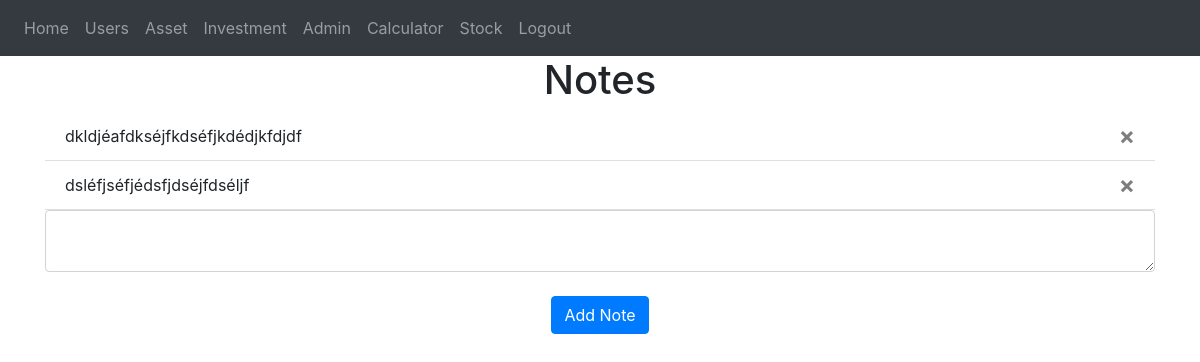
Screenshot of / (signed in) with the database file from the repository.
### website/models.py (models this page shows)
class Note(db.Model):
    id = db.Column(db.Integer, primary_key=True)
    data = db.Column(db.String(10000))
    date = db.Column(db.DateTime(timezone=True), default=func.now())
    user_id = db.Column(db.Integer, db.ForeignKey('user.id'))

### website/views.py (the view, shortened to what this page needs)
@views.route('/', methods=['GET', 'POST'])
@login_required
def home():
    return render_template("home.html", user=current_user)

### website/__init__.py (called while the page is built)
def create_app():
    app = Flask(__name__)
    app.config['SECRET_KEY'] = 'hjshjhdjah kjshkjdhjs'
    app.config['SQLALCHEMY_DATABASE_URI'] = f'sqlite:///{DB_NAME}'
    db.init_app(app)
    from .views import views
    from .auth import auth
    app.register_blueprint(views, url_prefix='/')
    app.register_blueprint(auth, url_prefix='/')
    from .models import User, Note
    with app.app_context():
        db.create_all()
    login_manager = LoginManager()
    login_manager.login_view = 'auth.login'
    login_manager.init_app(app)
    @login_manager.user_loader
    def load_user(id):
        return User.query.get(int(id))
    return app

### website/templates/home.html
{% extends "base.html" %} {% block title %}Home{% endblock %} {% block content
%}
<h1 align="center">Notes</h1>
<ul class="list-group list-group-flush" id="notes">
  {% for note in user.notes %}
  <li class="list-group-item">
    {{ note.data }}
    <button type="button" class="close" onClick="deleteNote({{ note.id }})">
      <span aria-hidden="true">&times;</span>
    </button>
  </li>
  {% endfor %}
</ul>
<form method="POST">
  <textarea name="note" id="note" class="form-control"></textarea>
  <br />
  <div align="center">
    <button type="submit" class="btn btn-primary">Add Note</button>
  </div>
</form>
{% endblock %}

### rows the page displays
Note: data "dkldjéafdkséjfkdséfjkdédjkfdjdf"
Note: data "dsléfjséfjédsfjdséjfdséljf"
